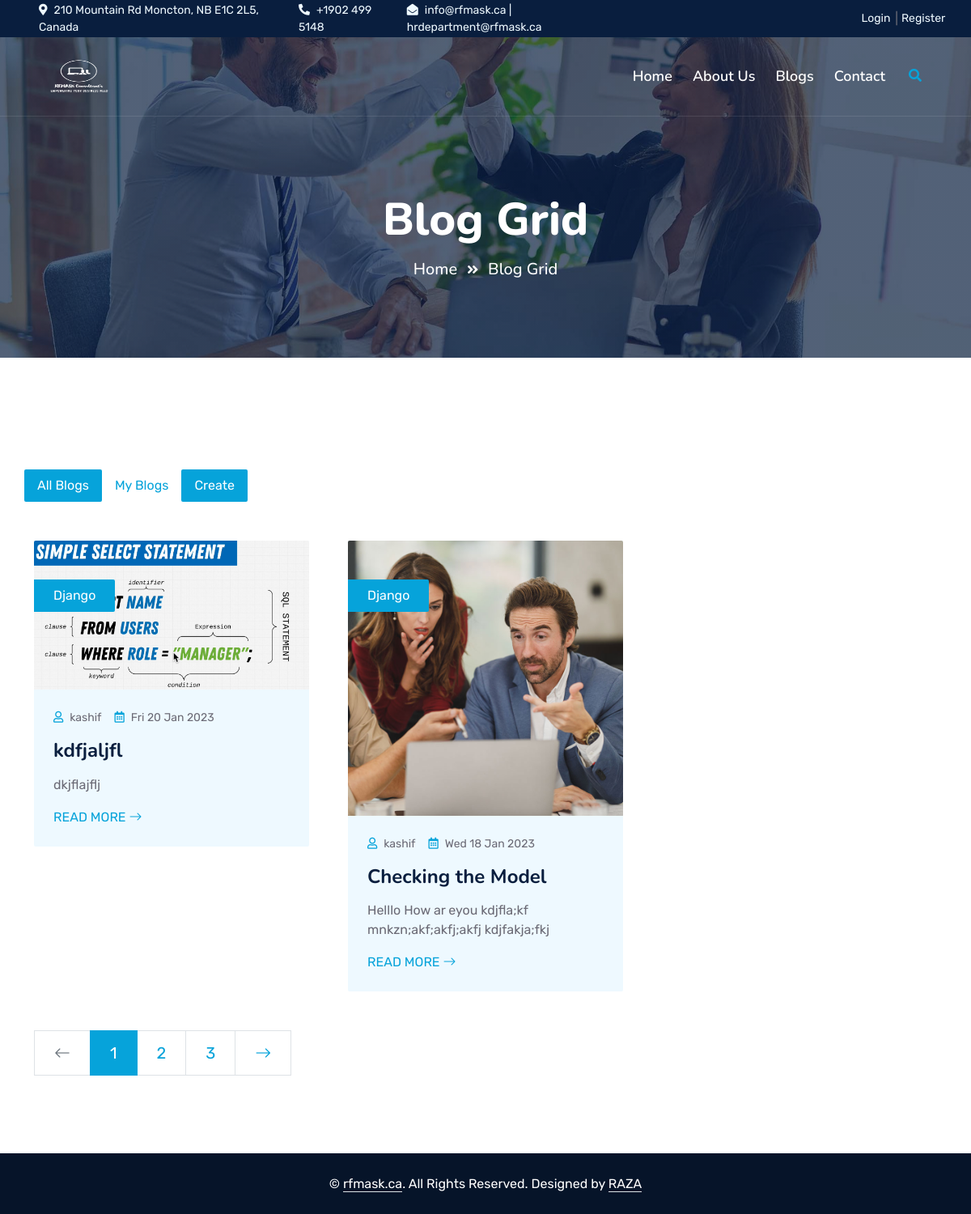
Page /blog/my_blog/ (signed in) on the committed database.
### blog/models.py (models this page shows, shortened)
class PostModel(models.Model):
    title = models.CharField(max_length=225)
    author = models.ForeignKey(User, on_delete=models.CASCADE)
    body = models.TextField()
    category = models.ForeignKey(BlogCategory, on_delete=models.CASCADE)
    date_created = models.DateTimeField(auto_now_add=True)
    image = models.ImageField(upload_to='post', validators=[
                              FileExtensionValidator(['png', 'jpg'])])
    class Meta:
        ordering = ('-date_created',)

class BlogCategory(models.Model):
    name = models.CharField(max_length=100)

### blog/views.py (the view)
# urls.py: path('my_blog/', views.my_blog, name='my_blog'),
def my_blog(request):
    context = {}
    user = request.user
    my_posts = PostModel.objects.filter(author=user)
    context['my_posts'] = my_posts
    return render(request, 'blog/my_blogs.html', context)

### templates/blog/my_blogs.html
{% extends 'home/base.html' %}
{% load static %}
{% block my_blog %}
<div class="container-fluid py-5 wow fadeInUp" data-wow-delay="0.1s">
    {% include 'blog/blog_nav.html'%}
    <div class="container py-5">
        <div class="row g-5">
            <div class="col-lg-8">
                <div class="row g-5">
                    {% for my_posts in my_posts %}
                    <div class="col-md-6 wow slideInUp" data-wow-delay="0.1s">
                        <div class="blog-item bg-light rounded overflow-hidden">
                            <div class="blog-img position-relative overflow-hidden">
                                <img class="img-fluid w-100" src="{{my_posts.image.url}}" alt="">
                                <a class="position-absolute top-0 start-0 bg-primary text-white rounded-end mt-5 py-2 px-4" href="">{{my_posts.category.name}}</a>
                            </div>
                            <div class="p-4">
                                <div class="d-flex mb-3">
                                    <small class="me-3"><i class="far fa-user text-primary me-2"></i>{{my_posts.author.username}}</small>
                                    <small><i class="far fa-calendar-alt text-primary me-2"></i>{{my_posts.date_created|date:"D d M Y"}}</small>
                                </div>
                                <h4 class="mb-3">{{my_posts.title}}</h4>
                                <p>{{my_posts.body}}</p>
                                <a class="text-uppercase" href="">Read More <i class="bi bi-arrow-right"></i></a>
                            </div>
                        </div>
                    </div>
                    {% endfor %}
                    <div class="col-12 wow slideInUp" data-wow-delay="0.1s">
                        <nav aria-label="Page navigation">
                          <ul class="pagination pagination-lg m-0">
                            <li class="page-item disabled">
                              <a class="page-link rounded-0" href="#" aria-label="Previous">
                                <span aria-hidden="true"><i class="bi bi-arrow-left"></i></span>
                              </a>
                            </li>
                            <li class="page-item active"><a class="page-link" href="#">1</a></li>
                            <li class="page-item"><a class="page-link" href="#">2</a></li>
                            <li class="page-item"><a class="page-link" href="#">3</a></li>
                            <li class="page-item">
                              <a class="page-link rounded-0" href="#" aria-label="Next">
                                <span aria-hidden="true"><i class="bi bi-arrow-right"></i></span>
                              </a>
                            </li>
                          </ul>
                        </nav>
                    </div>
                </div>
            </div>
        </div>
    </div>
</div>
{% endblock %}

### static/css/style.css (style rules this page uses)
:root { --primary: #06A3DA; --secondary: #34AD54; --light: #EEF9FF; --dark: #091E3E; }
h3, h4, .fw-semi-bold { font-weight: 700 !important; }
.team-item .team-img img, .blog-item .blog-img img { transition: .5s; }

### rows in the picture
PostModel: image (picture), category.name "Django", author.username "kashif", date_created "Fri 20 Jan 2023", title "kdfjaljfl", body "dkjflajflj"
PostModel: image (picture), category.name "Django", author.username "kashif", date_created "Wed 18 Jan 2023", title "Checking the Model", body "Helllo How ar eyou kdjfla;kf mnkzn;akf;akfj;akfj kdjfakja;fkj"
